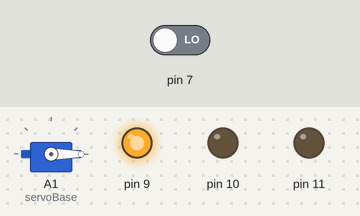
The sketch below on a simulated Arduino Uno, built with avr-gcc and run on an emulated ATmega328P. Parts: servo, output pins drawn as LEDs (lit = HIGH). The test bench sets the inputs (shaded band); at power-on: pin 7 LOW.

Above: at 1.2 s.
1.3 s: pin 7 driven HIGH
At 1.7 s:
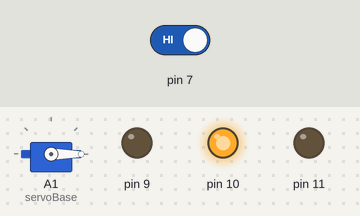
At 7.3 s:
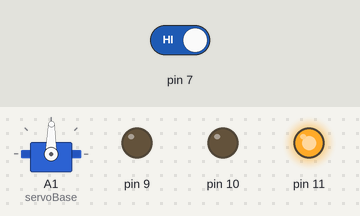
10.3 s: pin 7 driven LOW
At 11.25 s:
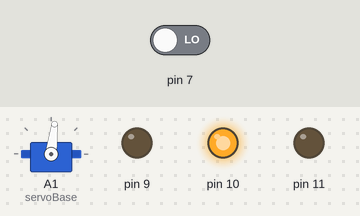
Timing chart, 0 to 14.4 s (numbered marks = the images above; inputs shaded):
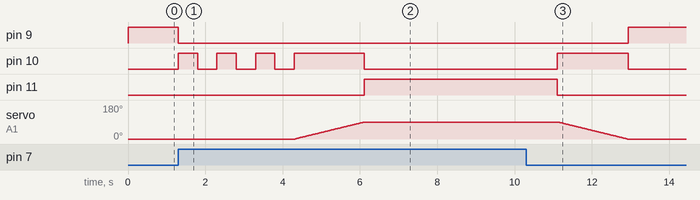

The sketch:

ros_barri_re_feux1.ino
```cpp
// C++ code
//
#include <Servo.h>

Servo servoBase;

void setup()
{
	pinMode(11,OUTPUT);
	pinMode(10,OUTPUT);
  	pinMode(9,OUTPUT);
  	pinMode(7,INPUT);
  	servoBase.attach(A1);
  	servoBase.write(0);
}

void toRed()
{
    digitalWrite(11,HIGH);
    delay(5000);
    digitalWrite(11,LOW);
}

void upBarrier()
{
  digitalWrite(10,HIGH);
  for(int i=90;i>=0;i--){
    servoBase.write(i);
    delay(20);
  }
  digitalWrite(10,LOW);
}

void downBarrier()
{
  digitalWrite(10,HIGH);
  for(int i=0;i<90;i++){
    servoBase.write(i);
    delay(20);
  }
  digitalWrite(10,LOW);
}

void orangeBlink(int n)
{
  for(int i=0;i<n;i++){
      digitalWrite(10,HIGH);
      delay(500);
      digitalWrite(10,LOW);
      delay(500);
    }
}


void loop()
{
  digitalWrite(9,HIGH);
  if (digitalRead(7)==HIGH){
    digitalWrite(9,LOW);
    orangeBlink(3);
    downBarrier();
    toRed();
    upBarrier();
  }

}
```

Measured:
- after the input at 1.3 s, pin 9: HIGH → LOW at once; pin 10: goes 3 × (HIGH 0.50 s, LOW 0.50 s), HIGH 1.8 s, then LOW, starting at once; pin 11: LOW → HIGH after 4.8 s; servo on A1 (servoBase): moves from 0° to 89° over 1.8 s, starting after 3.0 s
- after the input at 10.3 s, pin 9: LOW → HIGH after 2.6 s; pin 11: goes on until 11.1 s, then stays LOW
